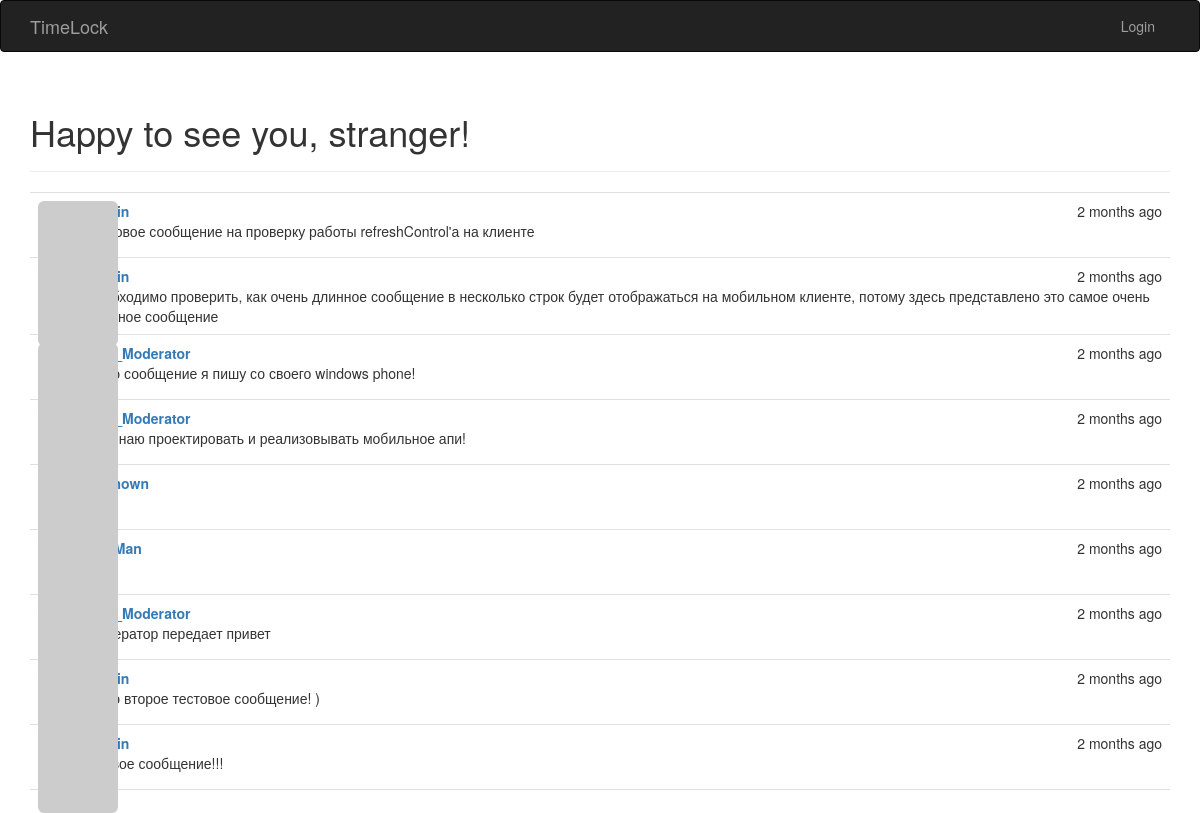
Before: / with the older database file.
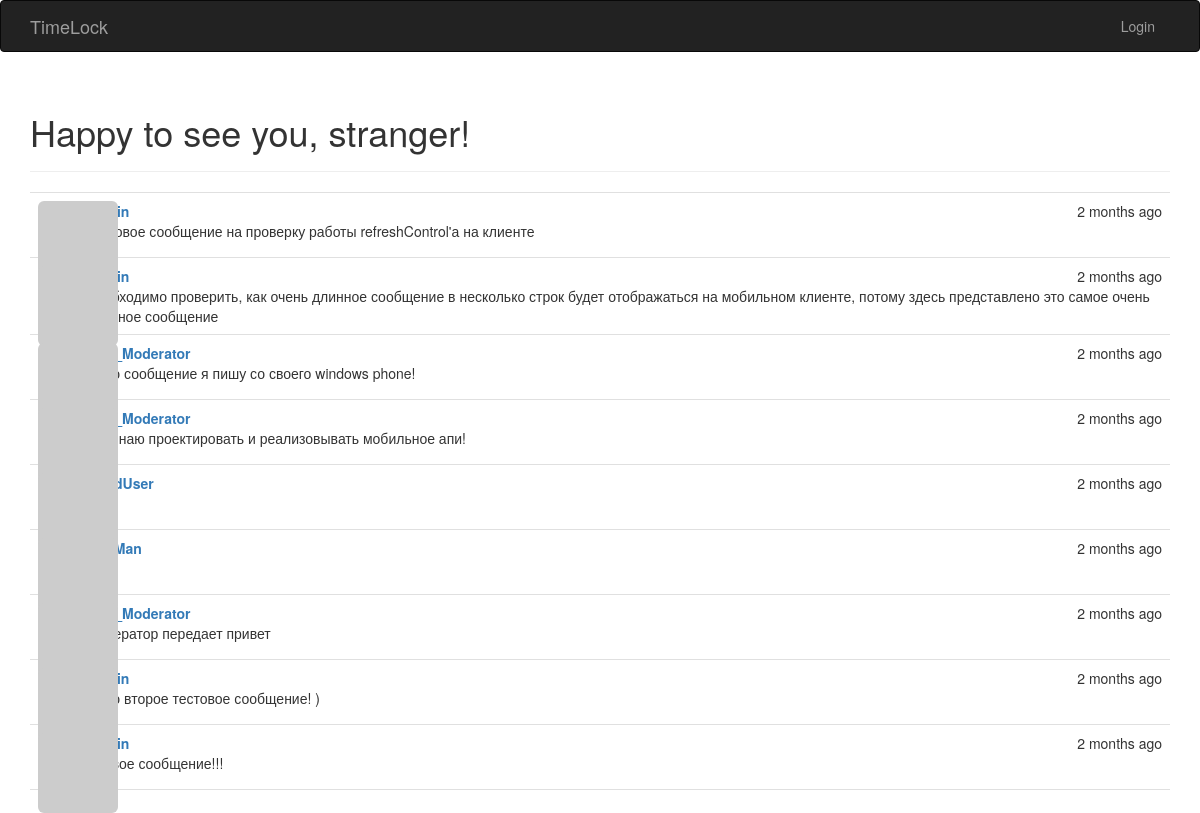
After: the same page with the newer database file.
### app/model.py (models this page shows, shortened)
class Post(db.Model):
    __tablename__ = 'posts'
    id = db.Column(db.Integer, primary_key = True)
    body = db.Column(db.Text)
    timestamp = db.Column(db.DateTime, index = True, default = datetime.now)
    author_id = db.Column(db.Integer, db.ForeignKey('users.id'))

class User(UserMixin, db.Model):
    __tablename__ = 'users'
    id = db.Column(db.Integer, primary_key = True)
    email = db.Column(db.String(64), unique = True, index = True)
    username = db.Column(db.String(64), unique = True, index = True)
    password_hash = db.Column(db.String(128))
    confirmed = db.Column(db.Boolean, default = False)
    nfc_label = db.Column(db.String(64), unique = True, index = True)
    first_name = db.Column(db.String(64))
    middle_name = db.Column(db.String(64))
    last_name = db.Column(db.String(64))
    member_since = db.Column(db.DateTime(), default = datetime.utcnow)
    last_seen = db.Column(db.DateTime(), default = datetime.utcnow)
    avatar_hash = db.Column(db.String(32))
    rate = db.Column(db.Integer, default = 40)
    role_id = db.Column(db.Integer, db.ForeignKey('roles.id'))
    company_id = db.Column(db.Integer, db.ForeignKey('companies.id'))
    checkins = db.relationship('Checkin', backref = 'user', lazy = 'dynamic')
    timeCaches = db.relationship('TimeCache', backref = 'user', lazy = 'dynamic')
    posts = db.relationship('Post', backref = 'author', lazy = 'dynamic')
    notes = db.relationship('Note', backref = 'author', lazy = 'dynamic')
    @property
    def password(self):
        raise AttributeError('password is not a readable attribute')
    def gravatar(self, size = 100, default = 'retro', rating ='g'):
        if request.is_secure:
            url = 'https://secure.gravatar.com/avatar'
        else:
            url = 'http://www.gravatar.com/avatar'
        hash = self.avatar_hash or hashlib.md5(self.email.encode('utf-8')).hexdigest()
        return '{url}/{hash}?s={size}&d={default}&r={rating}'.format(url = url, hash = hash, size = size, default = default, rating = rating)

### app/main/views.py (the view)
@main.route('/', methods = ['GET', 'POST'])
def index():
	form = PostForm()
	if current_user.can(Permission.WRITE_ARTICLES) and form.validate_on_submit():
		post = Post(body = form.body.data, author = current_user._get_current_object())
		db.session.add(post)
		return redirect(url_for('main.index'))
	posts = Post.query.order_by(Post.timestamp.desc()).all()
	return render_template('index.html', form = form, posts = posts)

### app/auth/views.py (called while the page is built)
@auth.before_app_request
def before_request():
    if current_user.is_authenticated:
        current_user.ping()

### app/checkin/__init__.py (called while the page is built)
@checkin.app_context_processor
def inject_permissions():
    return dict(Permission = Permission)

### app/main/__init__.py (called while the page is built)
@main.app_context_processor
def inject_permissions():
    return dict(Permission = Permission)

### app/model.py (called while the page is built)
    def can(self, permissions):
        return False

### app/nfc/__init__.py (called while the page is built)
@nfc.app_context_processor
def inject_permissions():
    return dict(Permission = Permission)

### app/timelock_utils.py (called while the page is built, shortened)
def render_template(tmpl_name, **kwargs):
	checkin = get_last_checkin_in_current_day()
	current_work_time = None
	if checkin is not None:
		hours = checkin.time.hour
		minutes = checkin.time.minute
		current_work_time = hours * 60 + minutes
	return flask.render_template(tmpl_name, current_work_time = current_work_time, **kwargs)

def get_last_checkin_in_current_day():
	today = datetime.now().date()
	tomorrow = today + timedelta(days = 1)
	if not current_user.is_authenticated:
		return None

### app/templates/index.html (shortened to what this page needs)
{% extends "base.html" %}
{% import "bootstrap/wtf.html" as wtf %}
{% block page_content %}
	<div class="page-header">
	    {% if current_user.is_authenticated %}
	    <h1>Hello, {{ current_user.username }}!</h1>
	    {% else %}
	    <h1>Happy to see you, stranger!</h1>
	    {% endif %}
	</div>
	<ul class="posts">
		{% for post in posts %}
		<li class="post">
			<div class="profile-thumbnail">
				<a href="{{ url_for('main.user', user_id = post.author.id) }}">
					<img class="img-rounded profile-thumbnail" src="{{ post.author.gravatar(size=40) }}">
				</a>
			</div>
			<div class="post-content">
				<div class="post-date">{{ moment(post.timestamp).fromNow() }}</div>
				<div class="post-author">
					<a href="{{ url_for('main.user', user_id = post.author.id) }}">
						{{ post.author.username }}
					</a>
				</div>
				<div class="post-body">{{ post.body }}</div>
			</div>
		</li>
		{% endfor %}
	</ul>
{% endblock %}

Changed rows visible on the page:
changed through a linked row, Post: author.username (not shown) → "GoodUser"
